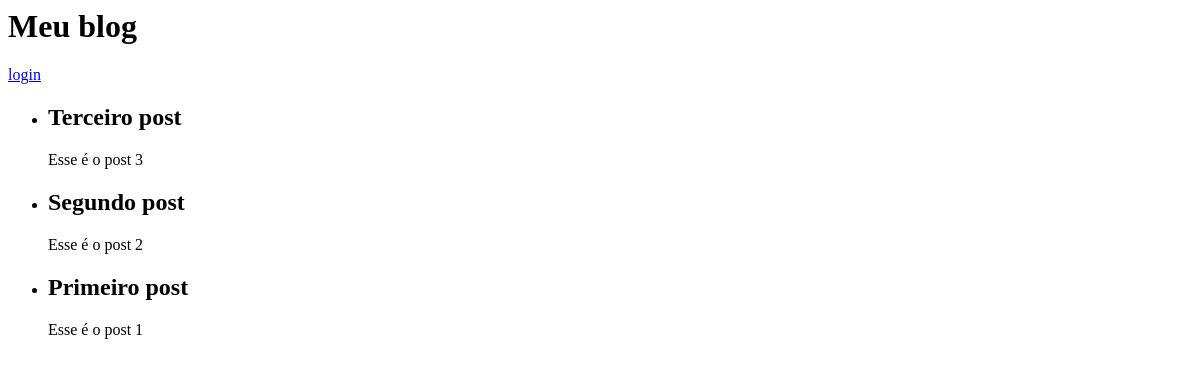
The page /entradas on the database as committed earlier.
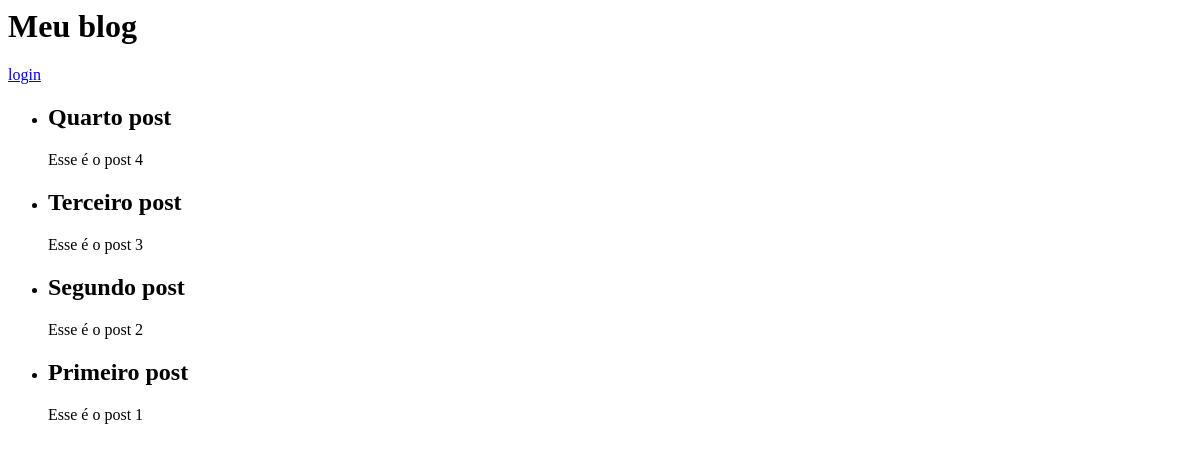
The same page on the database as committed later.
### tables this page shows
CREATE TABLE entradas(
    id integer primary key autoincrement,
    titulo string not null,
    texto string not null
);

### app.py (the view)
@app.route('/')
@app.route('/entradas')
def exibir_entradas():
    sql = "select titulo, texto from entradas order by id desc"
    cur = g.bd.execute(sql)
    entradas = []
    for titulo, texto in cur.fetchall():
        entradas.append({'titulo': titulo, 'texto': texto})
    return render_template('exibir_entradas.html', entradas=entradas)

### app.py (called while the page is built)
def conectar_bd():
    return sqlite3.connect(app.config['DATABASE'])

@app.before_request
def antes_requisicao():
    g.bd = conectar_bd()

@app.teardown_request
def depois_requisicao(exc):
    g.bd.close()

### templates/exibir_entradas.html (shortened to what this page needs)
{% extends 'layout.html' %} {% block corpo %}
<ul class="entradas">
  {% for entrada in entradas %}
  <li>
    <h2>{{ entrada.titulo }}</h2>
    {{entrada.texto}}
  </li>
  {% else %}
  <li><em>Inacreditável! Você não tem nenhum título</em></li>
  {% endfor %}
</ul>
{% endblock %}

### templates/layout.html (shortened to what this page needs)
<!DOCTYPE HTML5>
<html>
  <head>
    <link
      rel="stylesheet"
      href="{{url_for('static', filename='estilo.css')}}"
    />
  </head>
  <body>
    <div class="pagina">
      <h1>Meu blog</h1>
      <div class="metanav">
        {% if not session.logado %}
        <a href="{{url_for('login')}}">login</a>
        {% else %}
        <a href="{{url_for('logout')}}">logout</a>
        {% endif %}
      </div>
      {% block corpo %}{% endblock %}
    </div>
  </body>
</html>

Rows that differ between the two databases and show on the page:
added entradas: titulo "Quarto post", texto "Esse é o post 4"
